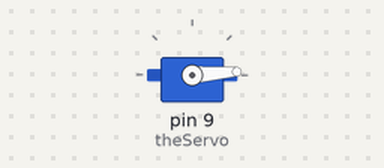
A sketch run on a simulated Arduino Uno, built with avr-gcc and run on an emulated ATmega328P. On the bench: servo.

Above: at 0.05 s.
At 1.15 s:
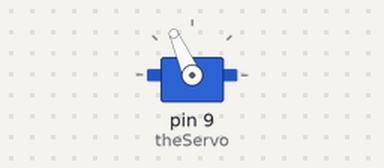
At 2.25 s:
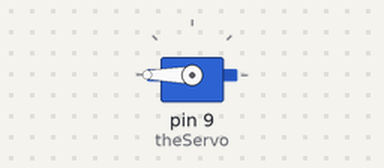
At 4.45 s:
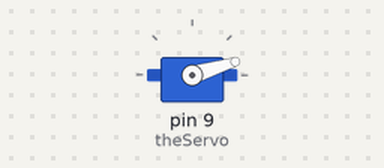
Timing chart, 0 to 7.3 s (numbered marks = the images above):
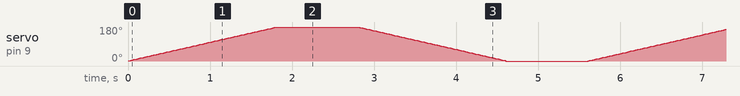

The sketch:

ServoMotorControlConditional.ino
```cpp
// Sweeps the shaft of a RC servo motor back and forth across 180 degrees.
#include <Servo.h>

Servo theServo;

int pos = 0;
int increment = 1;
boolean forward = true;

void setup()
{
  theServo.attach(9);
  theServo.write(0);

}

void loop()
{

  if(forward){
    pos = pos + 1;
     forward =  ( pos < 180 );
  }
  else{
    pos = pos - 1;
   forward =  ( pos  <= 0 );
  }

  theServo.write(pos);

  if(pos == 0 || pos == 180){
    delay(1000); // pause on extrem angle
  }
  else{
    delay(10);
  }
}
```
